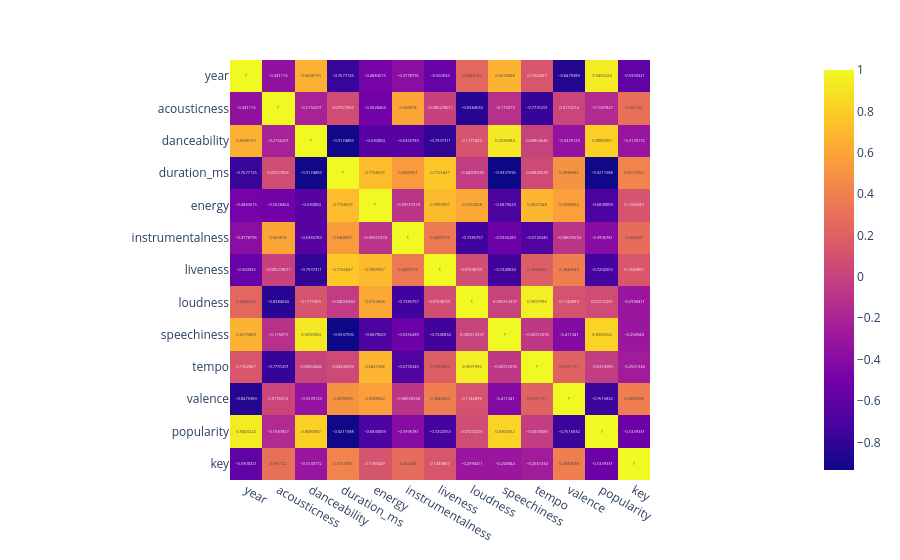

The code cell stored with this chart in its notebook:
### Markdown cell above
## Matriz de correlação

### Code cell
fig = px.imshow(dados_anos.drop('mode').toPandas().corr(), text_auto=True)
fig.show()

### Figure 1 — Plotly figure (JSON) as saved in the notebook; plotly's stock layout.template omitted (floating-point values rounded to 4 significant figures; data arrays with more than 128 entries replaced by an {"elided": "..."} marker saying what was removed)
{"data": [{"coloraxis": "coloraxis", "hovertemplate": "x: %{x}<br>y: %{y}<br>color: %{z}<extra></extra>", "name": "0", "texttemplate": "%{z}", "type": "heatmap", "x": ["year", "acousticness", "danceability", "duration_ms", "energy", "instrumentalness", "liveness", "loudness", "speechiness", "tempo", "valence", "popularity", "key"], "xaxis": "x", "y": ["year", "acousticness", "danceability", "duration_ms", "energy", "instrumentalness", "liveness", "loudness", "speechiness", "tempo", "valence", "popularity", "key"], "yaxis": "y", "z": {"elided": "13x13 float values"}}], "layout": {"coloraxis": {"colorscale": [[0, "#0d0887"], [0.1111, "#46039f"], [0.2222, "#7201a8"], [0.3333, "#9c179e"], [0.4444, "#bd3786"], [0.5556, "#d8576b"], [0.6667, "#ed7953"], [0.7778, "#fb9f3a"], [0.8889, "#fdca26"], [1, "#f0f921"]]}, "margin": {"t": 60}, "xaxis": {"anchor": "y", "constrain": "domain", "domain": [0, 1], "scaleanchor": "y"}, "yaxis": {"anchor": "x", "autorange": "reversed", "constrain": "domain", "domain": [0, 1]}}}
